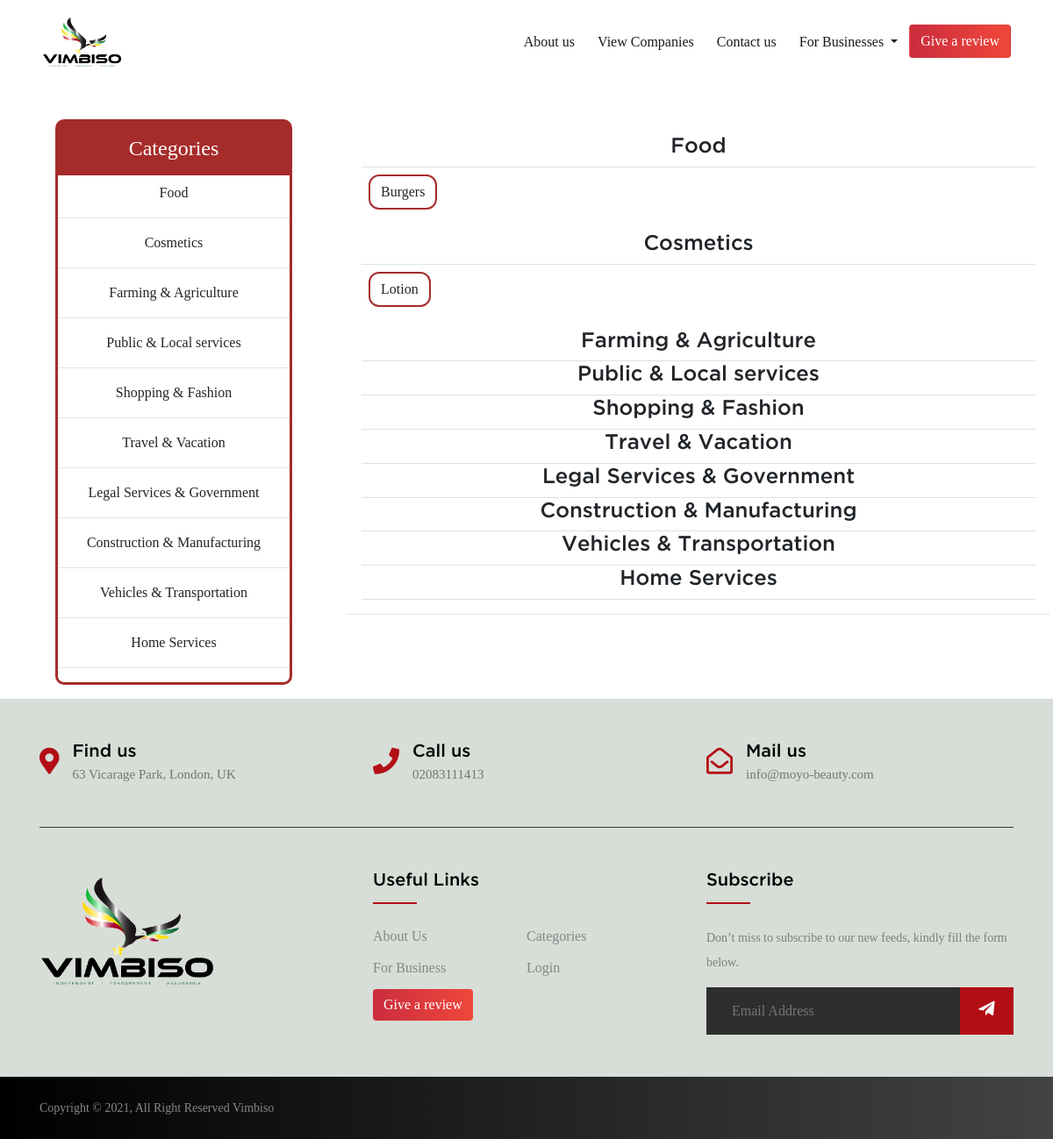
Page /categories/ on the earlier database version.
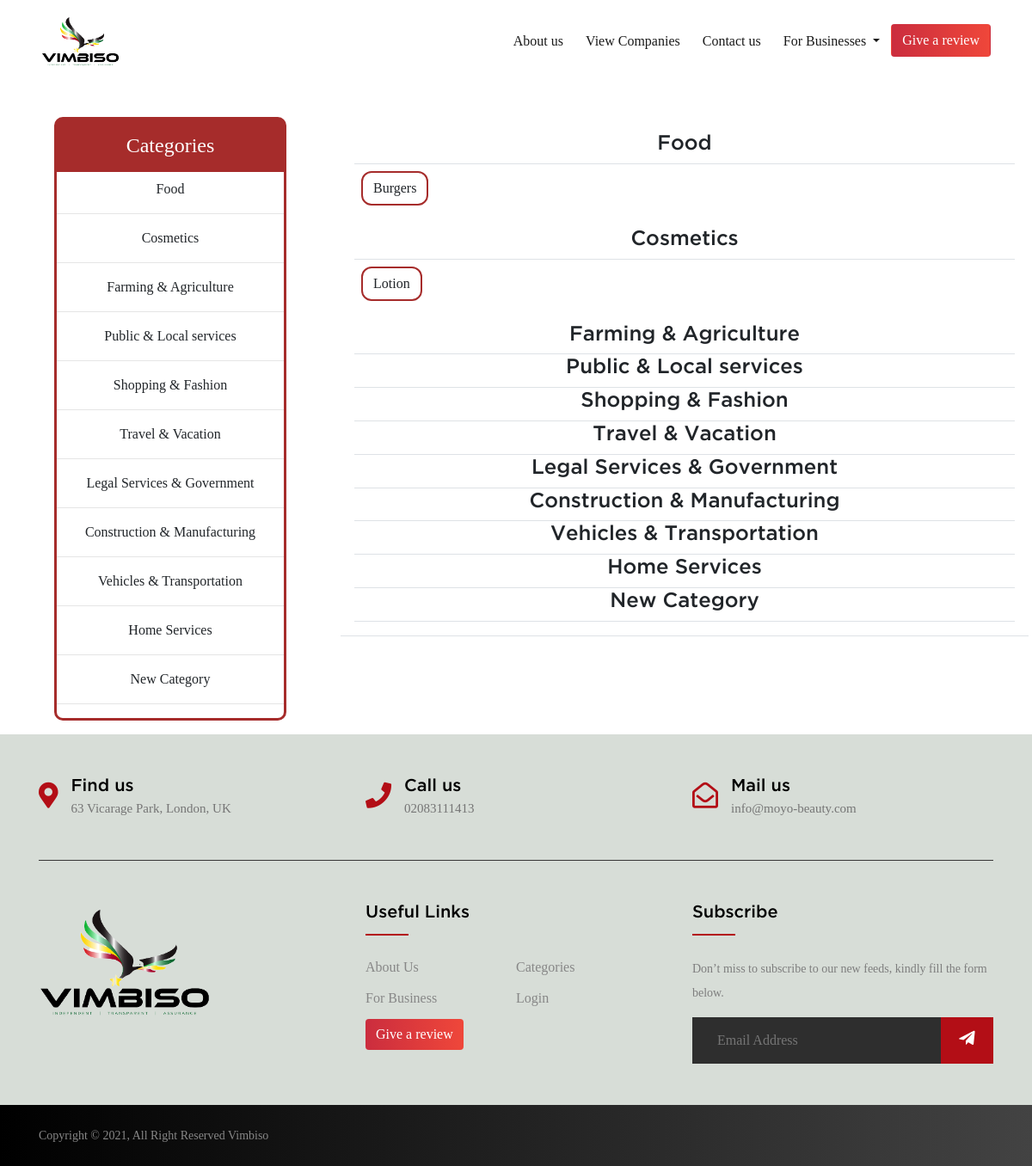
Same page on the later database version.
### vimbiso/models.py (models this page shows, shortened)
class Category(MPTTModel):
    name = models.CharField(max_length=200,unique=True)
    parent = TreeForeignKey(
        'self',
        blank=True,
        null=True,
        related_name='child',
        on_delete=models.CASCADE
    )
    class Meta:
        verbose_name_plural = "categories"

### vimbiso/views.py (the view)
# urls.py: path('categories/', categories, name='categories'),
def categories(request):
    context = {}
    context['categories'] = Category.objects.all()
    return render(request,'vimbiso/categories.html',context)

### vimbiso/templates/vimbiso/categories.html (shortened to what this page needs)
{% extends 'vimbiso/base.html' %}
{% load static %}
{% block content %}
<div class="container-fluid m-0 p-0">
        <div class="d-flex pt-4 mt-3">
            <div class="align-items-start flex-column col-3 mb-3 bg-white ml-5" style="height: auto;">
                <div class="justiy-content-center text-center" style="border:3px solid var(--red);border-radius:10px">
                    <h4 class="p-3" style="background-color:var(--red);color:white">Categories</h4>
                    {% for c in categories %}
                        {% if not c.parent %}
                        <p>{{c.name}}</p>
                        <hr>
                        {% endif %}
                    {% endfor %}
                </div>
            </div>
            <div class="align-items-end flex-column col-8 mb-3 bg-white ml-5" style="height: auto;">
                <div class="d-flex row p-3 border-bottom">
                    {% for c in categories %}
                        {% if not c.parent %}
                            <div class="d-flex justify-content-center col-12 align-items-center border-bottom">
                                    <h4><strong>{{c.name}}</strong></h4>
                            </div>
                        {% else %}
                                <div class="col-lg-4 col-sm-4 p-2">
                                    <p class="text-center btn" style="border:2px solid var(--red);border-radius:12px">{{c.name}}</p>
                                </div>
                        {% endif %}
                    {% endfor %}
                </div>
            </div>
        </div>
    </div>
{% endblock content %}

### vimbiso/templates/vimbiso/base.html (shortened to what this page needs)
<!doctype html>
{% load static %}
<html lang="en">
  <head>
    <link rel="stylesheet" href="https://maxcdn.bootstrapcdn.com/bootstrap/4.0.0/css/bootstrap.min.css">
    <link rel="stylesheet" href="{% static 'css/style.css' %}">
    <link rel="stylesheet" href="{% static 'css/auth.css' %}">
    <link rel="stylesheet" href="https://pro.fontawesome.com/releases/v5.10.0/css/all.css"/>
    <link rel="stylesheet" href=" {% static 'css/notifications.css' %} ">
  </head>
  <body>
    {% include 'vimbiso/navbar.html' %}
    {% block content %}{% endblock content %}
    <footer class="footer-section">
        <div class="container">
            <div class="footer-cta pt-5 pb-5">
                <div class="row">
                    <div class="col-xl-4 col-md-4 mb-30">
                        <div class="single-cta">
                            <i class="fas fa-map-marker-alt"></i>
                            <div class="cta-text">
                                <h4>Find us</h4>
                                <span>63 Vicarage Park, London, UK</span>
                            </div>
                        </div>
                    </div>
                    <div class="col-xl-4 col-md-4 mb-30">
                        <div class="single-cta">
                            <i class="fas fa-phone"></i>
                            <div class="cta-text">
                                <h4>Call us</h4>
                                <span>02083111413</span>
                            </div>
                        </div>
                    </div>
                    <div class="col-xl-4 col-md-4 mb-30">
                        <div class="single-cta">
                            <i class="far fa-envelope-open"></i>
                            <div class="cta-text">
                                <h4>Mail us</h4>
                                <span>info@moyo-beauty.com</span>
                            </div>
                        </div>
                    </div>
                </div>
            </div>
            <div class="footer-content pt-5 pb-5">
                <div class="row">
                    <div class="col-xl-4 col-lg-4 mb-50">
                        <div class="footer-widget">
                            <div class="footer-logo">
                                <a href="index.html"><img src="{% static 'images/logo-no-bg-2.png' %}" class="img-fluid" alt="logo"></a>
                            </div>
                        </div>
                    </div>
                    <div class="col-xl-4 col-lg-4 col-md-6 mb-30">
                        <div class="footer-widget">
                            <div class="footer-widget-heading">
                                <h3>Useful Links</h3>
                            </div>
                            <ul>
                                <li><a href="#">About us</a></li>
                                <li><a href="{% url 'vimbiso:categories' %}">Categories</a></li>
                                <li><a href="{% url 'vimbiso:plans' %}">For Business</a></li>
                                <li><a href="accounts/login">Login</a></li>
                                <li>
                                    <button type="button" class="btn metallic-red-bg" data-toggle="modal" data-target="#exampleModalCenter">
                                        Give a review
                                    </button>
                                </li>
                            </ul>
                        </div>
                    </div>
                    <div class="col-xl-4 col-lg-4 col-md-6 mb-50">
                        <div class="footer-widget">
                            <div class="footer-widget-heading">
                                <h3>Subscribe</h3>
                            </div>
                            <div class="footer-text mb-25">
                                <p>Don’t miss to subscribe to our new feeds, kindly fill the form below.</p>
                            </div>
                            <div class="subscribe-form">
                                <form action="#">
                                    <input type="text" placeholder="Email Address">
                                    <button class="m-0"><i class="fab fa-telegram-plane"></i></button>
                                </form>
                            </div>
                        </div>
                    </div>
                </div>
            </div>
        </div>
        <div class="copyright-area">
            <div class="container">
                <div class="row">
                    <div class="col-xl-6 col-lg-6 text-center text-lg-left">
                        <div class="copyright-text">
                            <p>Copyright &copy; 2021, All Right Reserved Vimbiso</a></p>
                        </div>
                    </div>
                    <div class="col-xl-6 col-lg-6 d-none d-lg-block text-right">
                    </div>
                </div>
            </div>
        </div>
    </footer>
  </body>
</html>

### vimbiso/templates/vimbiso/navbar.html (shortened to what this page needs)
{% load static %}
<nav class="navbar navbar-expand-lg navbar-light bg-white pl-5 pr-5">
    <a class="navbar-brand" href="{% url 'vimbiso:index' %}"><img src="{% static 'images/logo-no-bg-2.png' %}" class="logo"></a>
    <div class="collapse navbar-collapse" id="navbarSupportedContent">
        <div class="form-inline my-2 my-lg-0">
            <ul class="navbar-nav mr-auto">
                <li class="nav-item active">
                    <a class="nav-link" href="{% url 'vimbiso:aboutus' %}">About us</a>
                </li>
                <li class="nav-item">
                    <a class="nav-link active" href="{% url 'vimbiso:companies' %}">View Companies</a>
                </li>
                <li class="nav-item active">
                    <a class="nav-link" href="{% url 'vimbiso:contactus' %}">Contact us</a>
                </li>
                <li class="nav-item dropdown active">
                    <a class="nav-link dropdown-toggle" href="#" id="navbarDropdown" role="button" data-toggle="dropdown" aria-haspopup="true" aria-expanded="false">
                      For Businesses
                    </a>
                  </li>
                <li class="nav-item">
                    <button type="button" class="btn" style="margin-top: 20px;background:linear-gradient(to right, #cb2d3e, #ef473a);color:white" data-toggle="modal" data-target="#exampleModalCenter">
                    Give a review
                    </button>
                </li>
            </ul>
        </div>
    </div>
</nav>

### static/css/style.css (style rules this page uses)
:root { --red: #a62c2b; --green: #296e01; --yellow: #fdcc0d; }
.logo { max-width: 140px; max-height: 65px; cursor: pointer; }
body { font-family: 'gotham'; overflow-x: hidden; }
input { border: none; font-family: inherit; font-size: inherit; margin: 0; outline: none; padding: 0; -webkit-appearance: none; }
.navbar-light .navbar-nav .nav-link { margin: 20px 5px; }
a, a:visited, a:hover { color: #1B3D81; text-decoration: none; }
ul { margin: 0px; padding: 0px; }
.footer-section { background: #D7DDD7; position: relative; }
.footer-cta { border-bottom: 1px solid #373636; }
.single-cta i { color: #B30E16; font-size: 30px; float: left; margin-top: 8px; }
.cta-text { padding-left: 15px; display: inline-block; }
.cta-text h4 { color: black; font-size: 20px; font-weight: 600; margin-bottom: 2px; }
.cta-text span { color: #757575; font-size: 15px; }
.footer-content { position: relative; z-index: 2; }
.footer-logo { margin-bottom: 30px; }
.footer-logo img { max-width: 200px; }
.footer-text p { margin-bottom: 14px; font-size: 14px; color: #7e7e7e; line-height: 28px; }
.footer-widget-heading h3 { color: black; font-size: 20px; font-weight: 600; margin-bottom: 40px; position: relative; }
.footer-widget-heading h3::before { content: ""; position: absolute; left: 0; bottom: -15px; height: 2px; width: 50px; color: black; background: #B30E16; }
.footer-widget ul li { display: inline-block; float: left; width: 50%; margin-bottom: 12px; }
.footer-widget ul li a { color: #878787; text-transform: capitalize; }
.subscribe-form { position: relative; overflow: hidden; }
.subscribe-form input { width: 100%; padding: 14px 28px; background: #2E2E2E; border: 1px solid #2E2E2E; color: #fff; }
.subscribe-form button { position: absolute; right: 0; background: #B30E16; padding: 13px 20px; border: 1px solid #B30E16; top: 0; }
.subscribe-form button i { color: #fff; font-size: 22px; transform: rotate(-6deg); }
.copyright-area { background: linear-gradient(to right, #000000, #434343) !important; padding: 25px 0; }
.copyright-text p { margin: 0; font-size: 14px; color: #878787; }
.metallic-red-bg { background:linear-gradient(to right, #cb2d3e, #ef473a) !important;color:white;border:0px !important; }
:root { --star-size: 60px; --star-color: #fff; --star-background: #fc0; }

Differences in the rows shown:
added Category: name "New Category"
